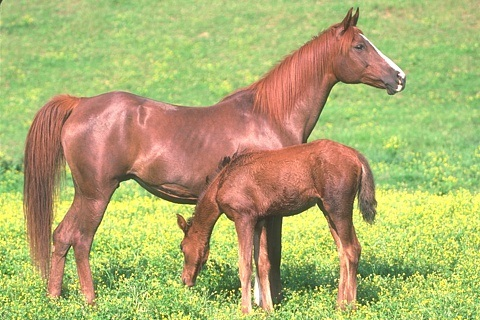
//> input picture CmnIP/data/horses.jpg, 480 x 320 px
$ ./test_opencv_kmean   (built with g++ and OpenCV 4)
//> lines starting //> are read from the running program, lines starting //| are printed output that depends on the picture
// [22 lines of licence text are left out]

#include <iostream>
#include <string>
#include <list>
#include <vector>
#include <map>
#include <memory>
#include <set>
#include <fstream>
#include <bitset>

#include <opencv2/imgproc/imgproc.hpp>
#include <opencv2/highgui/highgui.hpp>
#include <opencv2/ml/ml.hpp>

namespace
{

int test_kmean_points()
{
	std::cout << "This function show an example of kmean with a test of ";
	std::cout << "points." << std::endl;
	cv::Mat img(500, 500, CV_8UC3);
	cv::RNG rng(12345);

	for (;;)
	{
		int clusterCount = 10, sampleCount = 4000;
		cv::Mat points(sampleCount, 1, CV_32FC2), labels;

		clusterCount = MIN(clusterCount, sampleCount);
		cv::Mat centers(clusterCount, 1, points.type());

		/* generate random sample from multigaussian distribution */
		for (int k = 0; k < sampleCount; k++)
		{
			points.at<cv::Vec2f>(k, 0)[0] = rng.uniform(0, img.cols);
			points.at<cv::Vec2f>(k, 0)[1] = rng.uniform(0, img.rows);
		}

#if CV_MAJOR_VERSION == 3
		cv::kmeans(points, clusterCount, labels,
			cv::TermCriteria(CV_TERMCRIT_EPS + CV_TERMCRIT_ITER, 10, 1.0),
			3, cv::KMEANS_PP_CENTERS, centers);
#elif CV_MAJOR_VERSION == 4
		cv::kmeans(points, clusterCount, labels,
			cv::TermCriteria(cv::TermCriteria::EPS + cv::TermCriteria::MAX_ITER, 10, 1.0),
			3, cv::KMEANS_PP_CENTERS, centers);
#endif

		img = cv::Scalar::all(0);

		std::map<int, cv::Scalar> colors;
		for (int i = 0; i < sampleCount; i++)
		{
			int clusterIdx = labels.at<int>(i);
			cv::Point ipt = points.at<cv::Point2f>(i);
			cv::Scalar color(0, 0, 0);
			if (colors.find(clusterIdx) == colors.end()) {
				colors[clusterIdx] = cv::Scalar(rng.uniform(0, 255),
					rng.uniform(0, 255), rng.uniform(0, 255));
			}
#if CV_MAJOR_VERSION == 3
			cv::circle(img, ipt, 2, colors[clusterIdx], CV_FILLED, CV_AA);
#elif CV_MAJOR_VERSION == 4
			cv::circle(img, ipt, 2, colors[clusterIdx], cv::FILLED,
				cv::LINE_AA);
#endif
		}
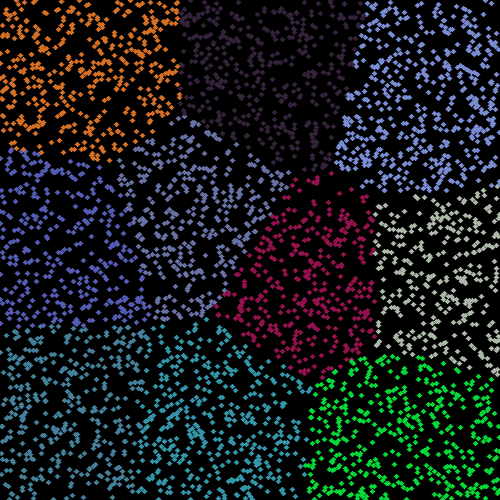
//> img: 500 rows x 500 cols, CV_8UC3; mean B, G, R 28.5, 26.9, 22.6

		cv::imshow("clusters", img);

		char key = (char)cv::waitKey();
//> the 'q' key is pressed
		if (key == 27 || key == 'q' || key == 'Q') // 'ESC'
			break;
	}

	return 1;
}


int test_kmean()
{
	std::cout << "This function take a source image and it clusters the ";
	std::cout << "colors." << std::endl;
	cv::Mat src = cv::imread("../../data/horses.jpg");
//> src is the input picture: 320 rows x 480 cols, CV_8UC3; mean B, G, R 111.1, 174.9, 174.6
	cv::Mat samples(src.rows * src.cols, 3, CV_32F);
	for (int y = 0; y < src.rows; y++)
	for (int x = 0; x < src.cols; x++)
	for (int z = 0; z < 3; z++)
		samples.at<float>(y + x*src.rows, z) = src.at<cv::Vec3b>(y, x)[z];


	int clusterCount = 5;
	cv::Mat labels;
	int attempts = 5;
	cv::Mat centers;
#if CV_MAJOR_VERSION == 3
	cv::kmeans(samples, clusterCount, labels,
		cv::TermCriteria(CV_TERMCRIT_ITER | CV_TERMCRIT_EPS,
			10000, 0.0001), attempts, cv::KMEANS_PP_CENTERS, centers);
#elif CV_MAJOR_VERSION == 4
	cv::kmeans(samples, clusterCount, labels,
		cv::TermCriteria(cv::TermCriteria::MAX_ITER | cv::TermCriteria::EPS,
			10000, 0.0001), attempts, cv::KMEANS_PP_CENTERS, centers);
//> centers = [[138, 236, 226.3], [85.56, 120.5, 151.6], [53.93, 91.18, 92.29], [119.2, 137.5, 209.3], [119.8, 202, 169.1]]
#endif


	cv::Mat new_image(src.size(), src.type());
	for (int y = 0; y < src.rows; y++)
	for (int x = 0; x < src.cols; x++)
	{
		int cluster_idx = labels.at<int>(y + x*src.rows, 0);
		new_image.at<cv::Vec3b>(y, x)[0] = centers.at<float>(cluster_idx, 0);
		new_image.at<cv::Vec3b>(y, x)[1] = centers.at<float>(cluster_idx, 1);
		new_image.at<cv::Vec3b>(y, x)[2] = centers.at<float>(cluster_idx, 2);
	}
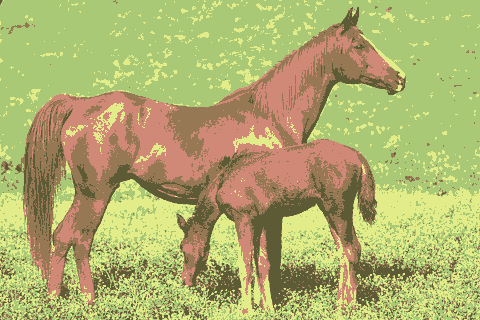
//> new_image: 320 rows x 480 cols, CV_8UC3; mean B, G, R 110.3, 174.3, 174.3
	cv::imshow("src", src);
	cv::imshow("clustered image", new_image);
	cv::waitKey(0);
	return 1;
}

} // namespace anonymous


int main(int argc, char* argv[])
{
	test_kmean_points();
	test_kmean();
	return 0;
}
